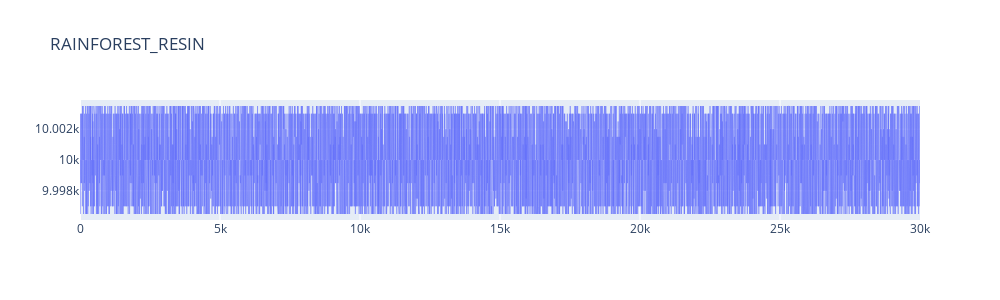
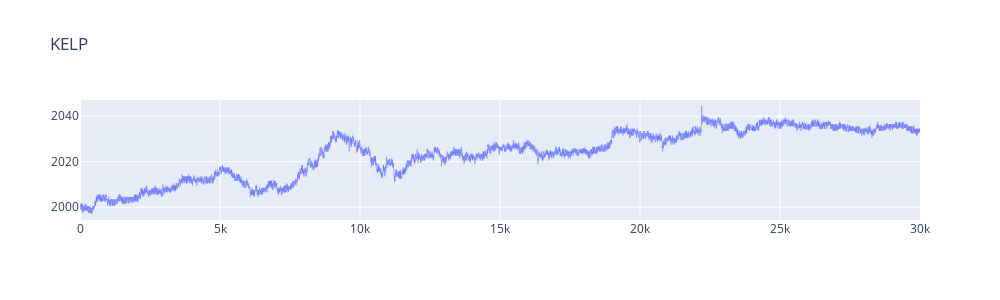
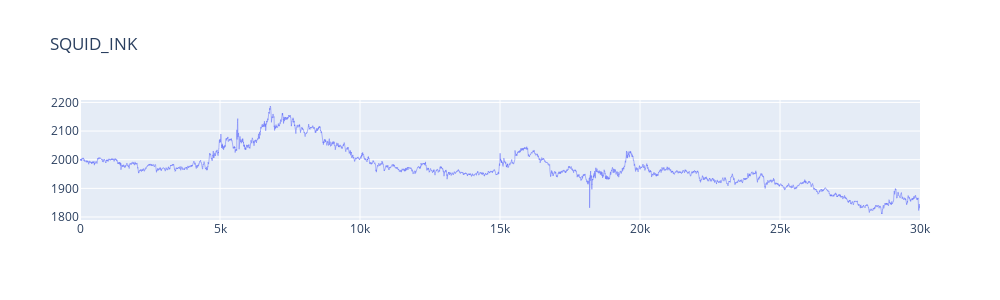

Notebook cell for these charts, in order:
### Code cell
import csv
import matplotlib.pyplot as plt
import numpy as np
import plotly.graph_objects as go


def getNumber(val):
    try:
        return float(val)
    except:
        return val

def prefixSum(arr):
    for i in range(1,len(arr)):
        arr[i]+=arr[i-1]
    return arr

def readTradeCSV(filename):
    with open(filename, 'r') as file:
        csvreader = csv.reader(file,delimiter=';')
        header = next(csvreader)
        res = []
        for row in csvreader:
            nrow = [getNumber(val) for val in row]
            res+=[dict(zip(header,nrow))]
        return res

entries = readTradeCSV("Data/round-1-island-data-bottle/prices_round_1_day_-2.csv")
entries += readTradeCSV("Data/round-1-island-data-bottle/prices_round_1_day_-1.csv")
entries += readTradeCSV("Data/round-1-island-data-bottle/prices_round_1_day_0.csv")
print(len(entries))

products = list(set([e['product'] for e in entries]))
groupedEntries = dict(zip(products,[[] for _ in range(len(products))]))
for ent in entries:
    groupedEntries[ent['product']]+=[ent]

def getGroupedProp(name):
    return [np.array([ent[name] for ent in group]) for (_,group) in groupedEntries.items()]

# good_test = [[{k: v for k, v in ent.items() if k not in ['profit_and_loss']} for ent in group] for (_,group) in groupedEntries.items()]

prices = getGroupedProp('mid_price')

'''
for i in range(len(products)):
    print(products[i])
    plt.figure(figsize=(18,4))
    
    plt.plot(prices[i], linewidth=.3)  # Thinner line


    plt.show()
'''

for i in range(len(products)):
    print(products[i])
    fig = go.Figure()
    fig.add_trace(go.Scatter(y=prices[i], mode='lines', line=dict(width=0.5)))
    fig.update_layout(title=products[i], height=300, width=1000)
    fig.show()

### Figure 1 — Plotly figure (JSON) as saved in the notebook; plotly's stock layout.template omitted (floating-point values rounded to 4 significant figures; data arrays with more than 128 entries replaced by an {"elided": "..."} marker saying what was removed)
{"data": [{"line": {"width": 0.5}, "mode": "lines", "type": "scatter", "y": {"elided": "30000 float values"}}], "layout": {"height": 300, "title": {"text": "RAINFOREST_RESIN"}, "width": 1000}}

### Figure 2 — Plotly figure (JSON) as saved in the notebook; plotly's stock layout.template omitted (floating-point values rounded to 4 significant figures; data arrays with more than 128 entries replaced by an {"elided": "..."} marker saying what was removed)
{"data": [{"line": {"width": 0.5}, "mode": "lines", "type": "scatter", "y": {"elided": "30000 float values"}}], "layout": {"height": 300, "title": {"text": "KELP"}, "width": 1000}}

### Figure 3 — Plotly figure (JSON) as saved in the notebook; plotly's stock layout.template omitted (floating-point values rounded to 4 significant figures; data arrays with more than 128 entries replaced by an {"elided": "..."} marker saying what was removed)
{"data": [{"line": {"width": 0.5}, "mode": "lines", "type": "scatter", "y": {"elided": "30000 float values"}}], "layout": {"height": 300, "title": {"text": "SQUID_INK"}, "width": 1000}}
